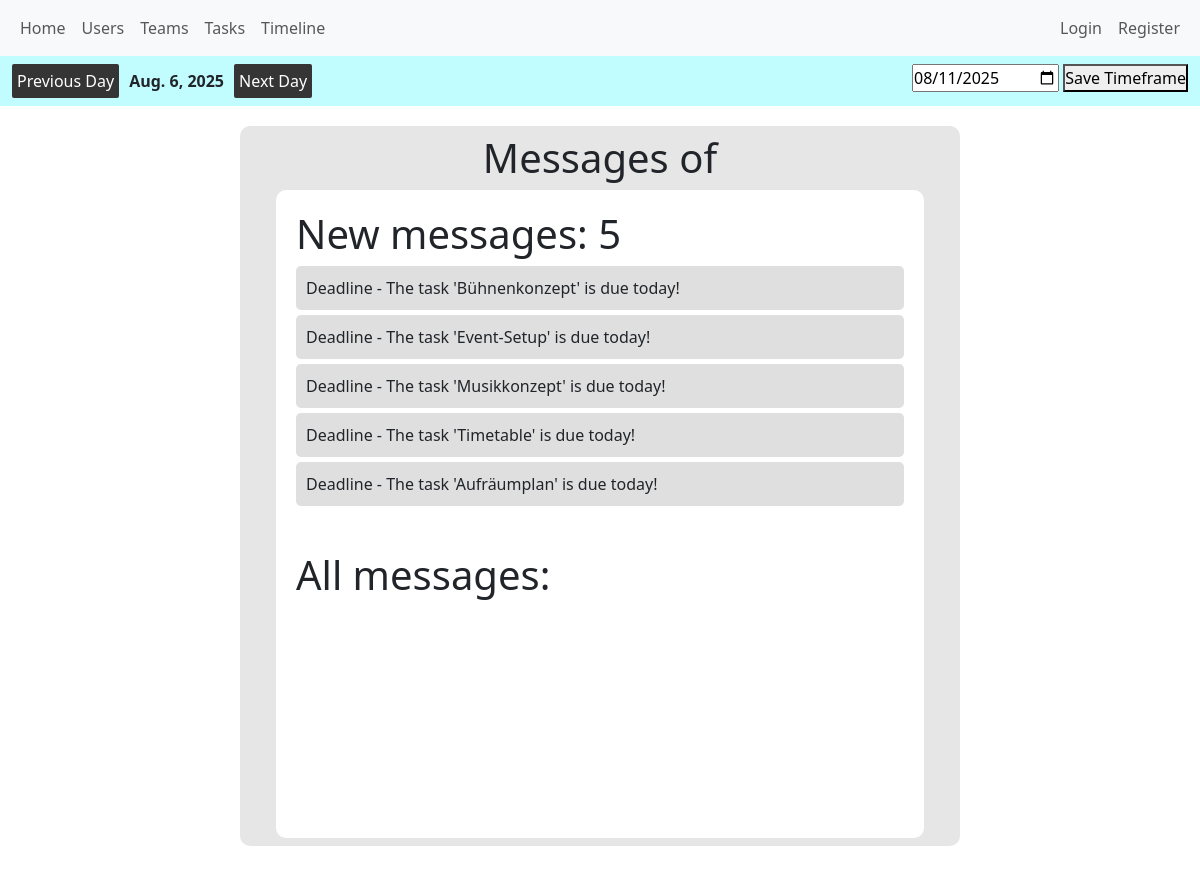
The app's page /users/view_messages/55 with its own data.
### distributor/models.py (models this page shows)
class Project(models.Model):
    start_date = models.DateField()
    end_date = models.DateField()
    order_counter = models.IntegerField(default=0)
    current_date = models.DateField(default=date.today)

### users/models.py (models this page shows, shortened)
class Message(models.Model):
    status = models.CharField(max_length=50, choices=[
        ('read', 'read'),
        ('unread', 'unread'),
    ],
                              default='unread')
    type = models.CharField(max_length=50, null=True, blank=True)
    text = models.CharField(max_length=300, null=True, blank=True)
    user = models.ForeignKey(CustomUser, on_delete=models.CASCADE, related_name='messages')
    timestamp = models.DateTimeField(auto_now_add=True, null=True, blank=True)
    def __str__(self):
        return f"{self.type} - {self.text}"

### users/views.py (the view)
# urls.py: path('view_messages/<int:user_id>', views.view_messages, name='view_messages'),
def view_messages(request, user_id):
    profile_user = CustomUser.objects.get(id=user_id)
    all_read_messages = list(
        Message.objects.filter(user=profile_user, status="read")
    )
    all_unread_messages = list(
        Message.objects.filter(user=profile_user, status="unread")
    )
    Message.objects.filter(user=profile_user, status="unread").update(status='read')
    context = {
        "profile_user": profile_user,
        "all_unread_messages": all_unread_messages,
        "all_read_messages": all_read_messages,
    }
    return render(request, 'users/profile_page_messages.html',context)

### distributor/forms.py
class ProjectTimeframeForm(forms.ModelForm):
    class Meta:
        model = Project
        fields = ["start_date", "end_date"]
        widgets = {
            'start_date': forms.DateInput(attrs={'id': 'start_date_input_project', 'placeholder': 'Start Date', 'type': 'date'}),
            'end_date': forms.DateInput(attrs={'id': 'end_date_input_project', 'placeholder': 'End Date', 'type': 'date'})
        }

class DefineCurrentDate(forms.ModelForm):
    class Meta:
        model = Project
        fields = ['current_date']
        widgets = {'current_date': forms.DateInput(attrs={'id': 'current_date_input', 'placeholder': 'Current Date', 'type': 'date'})}

### distributor/context_processors.py (called while the page is built)
def global_project_timeframe_form(request):
    return {
        "global_project_timeframe_form": ProjectTimeframeForm(),
    }

def global_project_timeframe(request):
    project_time_frame = Project.objects.first()
    if project_time_frame:
        return {
            "global_project_timeframe": project_time_frame,
        }
    else:
        return {
            "global_project_timeframe": 'No values picked yet',
        }

def global_define_current_date_form(request):
    return {
        "global_define_current_date_form": DefineCurrentDate(),
    }

def global_project_info(request):
    project = Project.objects.first()
    if project:
        return {
            "project": project,
        }
    else:
        return {
            "project": 'No values picked yet',
        }

def global_number_new_messages_user(request):
    if request.user.is_authenticated:
        number_new_messages = Message.objects.filter(
            user=request.user, status="unread"
        ).count()
    else:
        number_new_messages = 0
    return {
        "number_new_messages": number_new_messages
    }

### users/templates/users/profile_page_messages.html (shortened to what this page needs)
{% extends 'users/base.html' %}
{% block content %}
    <div class="profile_messages_page_container">
    <div class="profile_messages_settings">
        <h1>Messages of {{ profile_user.first_name }}</h1>
    </div>
        <div class="profile_messages_content">
            <div class="profile_page_unread_messages">
            <h1>New messages: {{ all_unread_messages|length }}</h1>
                {% for message in all_unread_messages %}
                    <div class="message_card">{{ message }}</div>
                {% endfor %}
            </div>
            <div class="profile_messaged_all_messages">
            <h1>All messages:</h1>
            </div>
        </div>
    </div>
{% endblock %}

### users/templates/users/base.html (shortened to what this page needs)
{% load static %}
<!DOCTYPE html>
<html lang="en">
<head>
    <link href="https://cdn.jsdelivr.net/npm/bootstrap@5.3.7/dist/css/bootstrap.min.css" rel="stylesheet"
>
    <link rel="stylesheet" href="{% static 'css/style.css' %}">
</head>
<body>
<header>
    <nav class="navbar navbar-expand-lg bg-body-tertiary">
        <div class="container-fluid">
            <div class="collapse navbar-collapse" id="navbarNav">
                <ul class="navbar-nav">
                    <div class="internal_navbar_container">
                        <div class="common_links_base_navbar">
                            <li>
                                <a class="nav-link" href='{% url 'home' %}'>Home</a>
                            </li>
                            <li class="nav-item">
                                <a class="nav-link" href="{% url 'users' %}">Users</a>
                            </li>
                            <li class="nav-item">
                                <a class="nav-link" href="{% url 'teams' %}">Teams</a>
                            </li>
                            <li class="nav-item">
                                <a class="nav-link" href="{% url 'tasks' %}">Tasks</a>
                            </li>
                            <li class="nav-item">
                                <a class="nav-link" href="{% url 'timeline' %}">Timeline</a>
                            </li>
                        </div>
                        <div class="user_view">
                            {% if user.is_authenticated %}
                                {% if number_new_messages > 0 %}
                                    <a id="new_message_global" class="nav-link" href="{% url 'view_messages' user.id %}">{{ number_new_messages }} new</a>
                                {% endif %}
                                <a class="nav-link" href="{% url 'profile_page' user.id %}">{{ user }}</a>
                                <a class="nav-link" href="{% url 'logout_view' %}">Logout</a>
                            {% else %}
                                <a class="nav-link" href="{% url 'login_view' %}">Login</a>
                                <a class="nav-link" href="{% url 'register_view' %}">Register</a>
                            {% endif %}
                        </div>
                    </div>
                </ul>
            </div>
        </div>
    </nav>
<nav id="prototype_tester" class="navbar navbar-expand-lg bg-body-tertiary">
        <div class="container-fluid">
            <ul class="navbar-nav">
                <ul class="navbar-nav">
                    <div class="prototype_workflow">
                        <div class="next_and_previous_buttons">
                            <form method="POST" action="{% url 'current_date_previous_date' %}">
                                <button>Previous Day</button>
                            </form>
                            <strong>
                                {{ project.current_date }}
                            </strong>
                            <form method="POST" action="{% url 'current_date_next_date' %}">
                                <button>Next Day</button>
                            </form>
                        </div>
                        <div class="change_current_date_forms">
                            <form method="POST" action="{% url 'define_current_date' %}">
                                {{ global_define_current_date_form.current_date }}
                                <button type="submit">Save Timeframe</button>
                            </form>
                        </div>
                    </div>
                </ul>
            </ul>
        </div>
    </nav>
</header>
<main>
    {% block content %}
    {% endblock %}
</main>
</body>
</html>

### distributor/static/css/style.css (style rules this page uses)
* { padding: 0; margin: 0 }
body { min-height: 200vh; }
.navbar-nav { width: 100% !important; }
.internal_navbar_container { display: flex; justify-content: space-between; width: 100% }
.common_links_base_navbar { display: flex; }
.user_view { display: flex; }
#prototype_tester { background: #c1fdff !important; }
.prototype_workflow { display: flex; justify-content: space-between; width: 100%; }
.next_and_previous_buttons { display: flex; gap: 10px; align-items: center; }
.next_and_previous_buttons button { padding: 5px; border-radius: 2px; border: none; background: #353535; color: white; }
.change_current_date_forms { display: flex; gap: 10px; }
.profile_messages_page_container { width: 90vh; height: 90vh; background: #e6e6e6; justify-self: center; display: flex; align-items: center; justify-content: center; border-radius: 10px; flex-direction: column; margin: 20px; }
.profile_messages_content { background: #ffffff; height: 90%; width: 90%; border-radius: 10px; overflow-y: auto; }
.message_card { background: #dfdfdf; margin-bottom: 5px; padding: 10px; border-radius: 5px; }
.profile_messaged_all_messages, .profile_page_unread_messages { padding: 20px; margin: 0 !important; }

### records on screen
Project: current_date "Aug. 6, 2025"
Message: type+text "Deadline - The task 'Bühnenkonzept' is due today!"
Message: type+text "Deadline - The task 'Event-Setup' is due today!"
Message: type+text "Deadline - The task 'Musikkonzept' is due today!"
Message: type+text "Deadline - The task 'Timetable' is due today!"
Message: type+text "Deadline - The task 'Aufräumplan' is due today!"

### other values on screen
{{ all_unread_messages|length }} "5"
